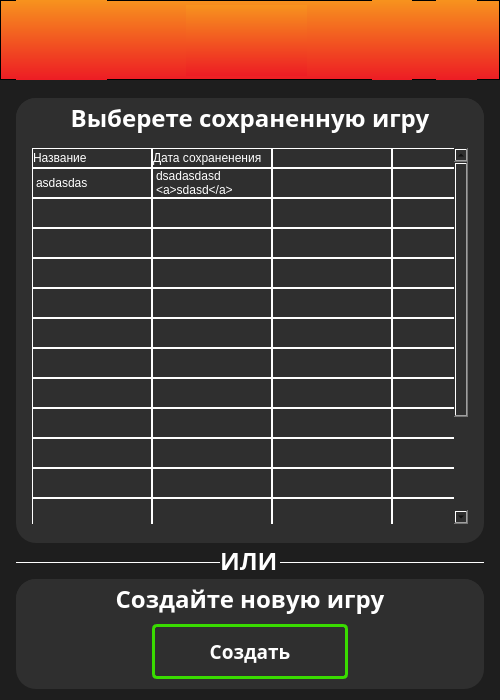
<?xml version="1.0" encoding="UTF-8"?>
<ui version="4.0">
 <class>Dialog_saved_games</class>
 <widget class="QDialog" name="Dialog_saved_games">
  <property name="geometry">
   <rect>
    <x>0</x>
    <y>0</y>
    <width>500</width>
    <height>700</height>
   </rect>
  </property>
  <property name="minimumSize">
   <size>
    <width>500</width>
    <height>700</height>
   </size>
  </property>
  <property name="maximumSize">
   <size>
    <width>500</width>
    <height>700</height>
   </size>
  </property>
  <property name="font">
   <font>
    <family>Montserrat SemiBold</family>
    <pointsize>12</pointsize>
    <weight>75</weight>
    <bold>true</bold>
   </font>
  </property>
  <property name="windowTitle">
   <string>U2P Simulator - Saved Games</string>
  </property>
  <property name="windowIcon">
   <iconset>
    <normaloff>C:/Users/Артур/Pictures/Лого_u2p/vector (svg)/icon_logo.svg</normaloff>C:/Users/Артур/Pictures/Лого_u2p/vector (svg)/icon_logo.svg</iconset>
  </property>
  <property name="styleSheet">
   <string notr="true">background: rgba(30, 30, 30, 1);</string>
  </property>
  <property name="sizeGripEnabled">
   <bool>false</bool>
  </property>
  <property name="modal">
   <bool>false</bool>
  </property>
  <widget class="QFrame" name="frame_header">
   <property name="geometry">
    <rect>
     <x>0</x>
     <y>0</y>
     <width>500</width>
     <height>80</height>
    </rect>
   </property>
   <property name="styleSheet">
    <string notr="true">background-color: qlineargradient(spread:pad, x1:0, y1:1, x2:0, y2:0, stop:0  rgba(237, 28, 36, 1), stop:1 rgba(247, 147, 30, 1));
</string>
   </property>
   <property name="frameShape">
    <enum>QFrame::StyledPanel</enum>
   </property>
   <property name="frameShadow">
    <enum>QFrame::Raised</enum>
   </property>
   <widget class="QComboBox" name="comboBox_language">
    <property name="geometry">
     <rect>
      <x>16</x>
      <y>0</y>
      <width>91</width>
      <height>80</height>
     </rect>
    </property>
    <property name="styleSheet">
     <string notr="true">#comboBox_language{
	border: 0px;
	

}


#comboBox_language::drop-down{
border: 0px;
border-radius: 5px;
}

#comboBox_language::down-arrow{
	image: url(D:/arrow.svg);
}</string>
    </property>
    <property name="editable">
     <bool>false</bool>
    </property>
    <property name="currentText">
     <string/>
    </property>
    <property name="iconSize">
     <size>
      <width>61</width>
      <height>41</height>
     </size>
    </property>
    <property name="frame">
     <bool>true</bool>
    </property>
    <item>
     <property name="text">
      <string/>
     </property>
     <property name="icon">
      <iconset>
       <normaloff>C:/Users/Артур/Downloads/Flag_of_Russia.svg</normaloff>C:/Users/Артур/Downloads/Flag_of_Russia.svg</iconset>
     </property>
    </item>
    <item>
     <property name="text">
      <string/>
     </property>
     <property name="icon">
      <iconset>
       <normaloff>C:/Users/Артур/Downloads/Flag_of_the_United_Kingdom_(3-5).svg</normaloff>C:/Users/Артур/Downloads/Flag_of_the_United_Kingdom_(3-5).svg</iconset>
     </property>
    </item>
   </widget>
   <widget class="QLabel" name="logo">
    <property name="geometry">
     <rect>
      <x>186</x>
      <y>5</y>
      <width>121</width>
      <height>71</height>
     </rect>
    </property>
    <property name="text">
     <string/>
    </property>
    <property name="pixmap">
     <pixmap>C:/Users/Артур/Documents/U2P/Images/u2p_sim_full_logo.svg</pixmap>
    </property>
    <property name="scaledContents">
     <bool>true</bool>
    </property>
    <property name="wordWrap">
     <bool>false</bool>
    </property>
   </widget>
   <widget class="QLabel" name="label_help">
    <property name="geometry">
     <rect>
      <x>372</x>
      <y>0</y>
      <width>40</width>
      <height>80</height>
     </rect>
    </property>
    <property name="styleSheet">
     <string notr="true">QHeaderView {
    background-color: rgb(0, 0, 0);
    font-size:13px;
}</string>
    </property>
    <property name="text">
     <string/>
    </property>
    <property name="pixmap">
     <pixmap>C:/Users/Артур/Downloads/help.svg</pixmap>
    </property>
    <property name="scaledContents">
     <bool>false</bool>
    </property>
    <property name="alignment">
     <set>Qt::AlignCenter</set>
    </property>
   </widget>
   <widget class="QLabel" name="account_logo">
    <property name="enabled">
     <bool>true</bool>
    </property>
    <property name="geometry">
     <rect>
      <x>436</x>
      <y>0</y>
      <width>41</width>
      <height>80</height>
     </rect>
    </property>
    <property name="autoFillBackground">
     <bool>false</bool>
    </property>
    <property name="frameShape">
     <enum>QFrame::NoFrame</enum>
    </property>
    <property name="frameShadow">
     <enum>QFrame::Plain</enum>
    </property>
    <property name="lineWidth">
     <number>0</number>
    </property>
    <property name="text">
     <string/>
    </property>
    <property name="textFormat">
     <enum>Qt::PlainText</enum>
    </property>
    <property name="pixmap">
     <pixmap>C:/Users/Артур/Downloads/Vector.svg</pixmap>
    </property>
    <property name="scaledContents">
     <bool>false</bool>
    </property>
    <property name="alignment">
     <set>Qt::AlignCenter</set>
    </property>
    <property name="wordWrap">
     <bool>false</bool>
    </property>
    <property name="textInteractionFlags">
     <set>Qt::NoTextInteraction</set>
    </property>
   </widget>
  </widget>
  <widget class="QFrame" name="frame_create_new_game">
   <property name="geometry">
    <rect>
     <x>16</x>
     <y>579</y>
     <width>468</width>
     <height>110</height>
    </rect>
   </property>
   <property name="styleSheet">
    <string notr="true">border-radius: 20px;
background: rgba(47, 47, 47, 1);</string>
   </property>
   <property name="frameShape">
    <enum>QFrame::StyledPanel</enum>
   </property>
   <property name="frameShadow">
    <enum>QFrame::Raised</enum>
   </property>
   <widget class="QLabel" name="label_create_new_game">
    <property name="geometry">
     <rect>
      <x>0</x>
      <y>0</y>
      <width>468</width>
      <height>40</height>
     </rect>
    </property>
    <property name="font">
     <font>
      <family>Montserrat ExtraBold</family>
      <pointsize>18</pointsize>
      <weight>75</weight>
      <bold>true</bold>
     </font>
    </property>
    <property name="styleSheet">
     <string notr="true">color: rgb(255, 255, 255);</string>
    </property>
    <property name="text">
     <string>Создайте новую игру</string>
    </property>
    <property name="alignment">
     <set>Qt::AlignCenter</set>
    </property>
   </widget>
   <widget class="QPushButton" name="pushButton_create_new_game">
    <property name="geometry">
     <rect>
      <x>136</x>
      <y>45</y>
      <width>196</width>
      <height>55</height>
     </rect>
    </property>
    <property name="font">
     <font>
      <family>Montserrat ExtraBold</family>
      <pointsize>14</pointsize>
      <weight>75</weight>
      <bold>true</bold>
      <stylestrategy>PreferDefault</stylestrategy>
     </font>
    </property>
    <property name="layoutDirection">
     <enum>Qt::LeftToRight</enum>
    </property>
    <property name="autoFillBackground">
     <bool>false</bool>
    </property>
    <property name="styleSheet">
     <string notr="true">
border-radius: 5px;
border: 3px solid rgba(57, 219, 0, 1);
color: rgba(255, 255, 255, 1);
padding-top: -1px;</string>
    </property>
    <property name="text">
     <string>Создать</string>
    </property>
    <property name="checkable">
     <bool>false</bool>
    </property>
    <property name="autoDefault">
     <bool>false</bool>
    </property>
    <property name="default">
     <bool>false</bool>
    </property>
    <property name="flat">
     <bool>false</bool>
    </property>
   </widget>
  </widget>
  <widget class="QFrame" name="frame_saved_games">
   <property name="geometry">
    <rect>
     <x>16</x>
     <y>98</y>
     <width>468</width>
     <height>445</height>
    </rect>
   </property>
   <property name="styleSheet">
    <string notr="true">border-radius: 20px;
background: rgba(47, 47, 47, 1);</string>
   </property>
   <property name="frameShape">
    <enum>QFrame::StyledPanel</enum>
   </property>
   <property name="frameShadow">
    <enum>QFrame::Raised</enum>
   </property>
   <widget class="QLabel" name="label_chose_one_saved_game">
    <property name="geometry">
     <rect>
      <x>0</x>
      <y>0</y>
      <width>468</width>
      <height>40</height>
     </rect>
    </property>
    <property name="font">
     <font>
      <family>Montserrat ExtraBold</family>
      <pointsize>18</pointsize>
      <weight>75</weight>
      <bold>true</bold>
     </font>
    </property>
    <property name="styleSheet">
     <string notr="true">color: rgb(255, 255, 255);</string>
    </property>
    <property name="text">
     <string>Выберете сохраненную игру</string>
    </property>
    <property name="alignment">
     <set>Qt::AlignCenter</set>
    </property>
   </widget>
   <widget class="QTableWidget" name="tableWidget">
    <property name="geometry">
     <rect>
      <x>16</x>
      <y>50</y>
      <width>436</width>
      <height>376</height>
     </rect>
    </property>
    <property name="autoFillBackground">
     <bool>false</bool>
    </property>
    <property name="styleSheet">
     <string notr="true">QTableView {
	font: 81 16pt &quot;Montserrat ExtraBold&quot;;
	selection-background-color: rgb(255, 255, 255, 0);
	color: rgb(255, 255, 255);



}

QHeaderView::section {
	background: rgb(0, 0, 0, 0);
	color: rgb(255, 255, 255);
border: 1px solid white;
font: 81 16pt &quot;Montserrat ExtraBold&quot;;




}


QTableView::item {
	border: 1px solid white;
}




 QScrollBar:vertical {
     background:  rgb(0, 0, 0, 0);
     border-top-right-radius: 4px;
     border-bottom-right-radius: 4px;
     width: 12px;
     margin: 0px;
}

 QScrollBar::handle:vertical {
    background-color: white;
     border-radius: 4px;
     min-height: 20px;
     margin: 0px 2px 0px 2px;
 }
</string>
    </property>
    <property name="horizontalScrollBarPolicy">
     <enum>Qt::ScrollBarAlwaysOff</enum>
    </property>
    <property name="sizeAdjustPolicy">
     <enum>QAbstractScrollArea::AdjustIgnored</enum>
    </property>
    <property name="editTriggers">
     <set>QAbstractItemView::NoEditTriggers</set>
    </property>
    <property name="tabKeyNavigation">
     <bool>false</bool>
    </property>
    <property name="showDropIndicator" stdset="0">
     <bool>false</bool>
    </property>
    <property name="dragEnabled">
     <bool>false</bool>
    </property>
    <property name="dragDropOverwriteMode">
     <bool>false</bool>
    </property>
    <property name="alternatingRowColors">
     <bool>false</bool>
    </property>
    <property name="selectionMode">
     <enum>QAbstractItemView::NoSelection</enum>
    </property>
    <property name="iconSize">
     <size>
      <width>20</width>
      <height>22</height>
     </size>
    </property>
    <property name="textElideMode">
     <enum>Qt::ElideNone</enum>
    </property>
    <property name="horizontalScrollMode">
     <enum>QAbstractItemView::ScrollPerItem</enum>
    </property>
    <property name="showGrid">
     <bool>false</bool>
    </property>
    <property name="gridStyle">
     <enum>Qt::NoPen</enum>
    </property>
    <property name="sortingEnabled">
     <bool>false</bool>
    </property>
    <property name="wordWrap">
     <bool>true</bool>
    </property>
    <property name="cornerButtonEnabled">
     <bool>true</bool>
    </property>
    <property name="rowCount">
     <number>15</number>
    </property>
    <attribute name="horizontalHeaderVisible">
     <bool>true</bool>
    </attribute>
    <attribute name="horizontalHeaderCascadingSectionResizes">
     <bool>false</bool>
    </attribute>
    <attribute name="horizontalHeaderDefaultSectionSize">
     <number>120</number>
    </attribute>
    <attribute name="horizontalHeaderHighlightSections">
     <bool>true</bool>
    </attribute>
    <attribute name="horizontalHeaderMinimumSectionSize">
     <number>25</number>
    </attribute>
    <attribute name="horizontalHeaderShowSortIndicator" stdset="0">
     <bool>true</bool>
    </attribute>
    <attribute name="horizontalHeaderStretchLastSection">
     <bool>true</bool>
    </attribute>
    <attribute name="verticalHeaderVisible">
     <bool>false</bool>
    </attribute>
    <attribute name="verticalHeaderCascadingSectionResizes">
     <bool>false</bool>
    </attribute>
    <row>
     <property name="text">
      <string>New Row</string>
     </property>
    </row>
    <row>
     <property name="text">
      <string>New Row</string>
     </property>
    </row>
    <row>
     <property name="text">
      <string>New Row</string>
     </property>
    </row>
    <row>
     <property name="text">
      <string>New Row</string>
     </property>
    </row>
    <row/>
    <row/>
    <row/>
    <row/>
    <row/>
    <row/>
    <row/>
    <row/>
    <row/>
    <row/>
    <row/>
    <column>
     <property name="text">
      <string>Название</string>
     </property>
     <property name="textAlignment">
      <set>AlignLeading|AlignVCenter</set>
     </property>
     <property name="foreground">
      <brush brushstyle="SolidPattern">
       <color alpha="255">
        <red>0</red>
        <green>0</green>
        <blue>0</blue>
       </color>
      </brush>
     </property>
    </column>
    <column>
     <property name="text">
      <string>Дата сохраненения</string>
     </property>
     <property name="textAlignment">
      <set>AlignLeading|AlignVCenter</set>
     </property>
    </column>
    <column>
     <property name="text">
      <string/>
     </property>
    </column>
    <column>
     <property name="text">
      <string/>
     </property>
    </column>
    <item row="0" column="0">
     <property name="text">
      <string>asdasdas</string>
     </property>
    </item>
    <item row="0" column="1">
     <property name="text">
      <string>dsadasdasd &lt;a&gt;sdasd&lt;/a&gt;</string>
     </property>
    </item>
    <item row="1" column="2">
     <property name="text">
      <string/>
     </property>
     <property name="textAlignment">
      <set>AlignCenter</set>
     </property>
     <property name="icon">
      <iconset>
       <normaloff>C:/Users/Артур/Pictures/Лого_u2p/vector (svg)/icon_logo.svg</normaloff>C:/Users/Артур/Pictures/Лого_u2p/vector (svg)/icon_logo.svg</iconset>
     </property>
    </item>
    <item row="1" column="3">
     <property name="text">
      <string/>
     </property>
     <property name="textAlignment">
      <set>AlignCenter</set>
     </property>
     <property name="icon">
      <iconset>
       <normaloff>C:/Users/Артур/Pictures/Лого_u2p/vector (svg)/icon_logo.svg</normaloff>C:/Users/Артур/Pictures/Лого_u2p/vector (svg)/icon_logo.svg</iconset>
     </property>
    </item>
   </widget>
  </widget>
  <widget class="Line" name="line">
   <property name="geometry">
    <rect>
     <x>16</x>
     <y>562</y>
     <width>468</width>
     <height>1</height>
    </rect>
   </property>
   <property name="styleSheet">
    <string notr="true">background-color: rgb(255, 255, 255);</string>
   </property>
   <property name="orientation">
    <enum>Qt::Horizontal</enum>
   </property>
  </widget>
  <widget class="QLabel" name="label_or">
   <property name="geometry">
    <rect>
     <x>220</x>
     <y>551</y>
     <width>60</width>
     <height>20</height>
    </rect>
   </property>
   <property name="font">
    <font>
     <family>Montserrat ExtraBold</family>
     <pointsize>18</pointsize>
     <weight>75</weight>
     <bold>true</bold>
    </font>
   </property>
   <property name="styleSheet">
    <string notr="true">color: #fff;</string>
   </property>
   <property name="text">
    <string>ИЛИ</string>
   </property>
  </widget>
 </widget>
 <resources/>
 <connections/>
</ui>
